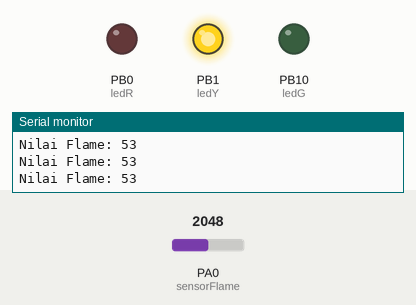
This sketch was run on a simulated STM32 Blue Pill. Parts: output pins drawn as LEDs (lit = HIGH), the last lines printed to the serial monitor. Inputs (shaded band) come from the test bench; at power-on: PA0 (sensorFlame) = 2048.

Above: at 1.3 s.
1.4 s: PA0 (sensorFlame) set to 1800
3.2 s: PA0 (sensorFlame) set to 1693
At 4.8 s:
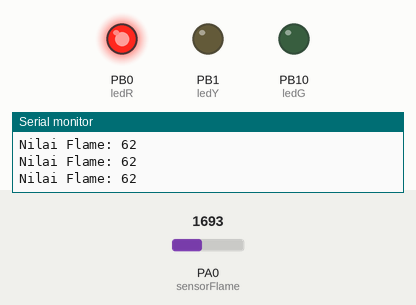
5.5 s: PA0 (sensorFlame) set to 3603
At 6.3 s:
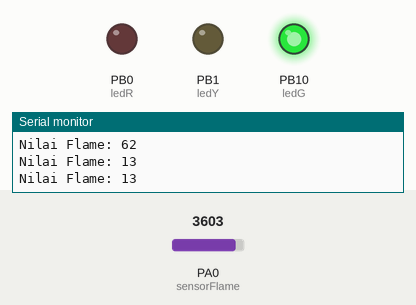
7.5 s: PA0 (sensorFlame) set to 2942
9.2 s: PA0 (sensorFlame) set to 2884
At 10.6 s:
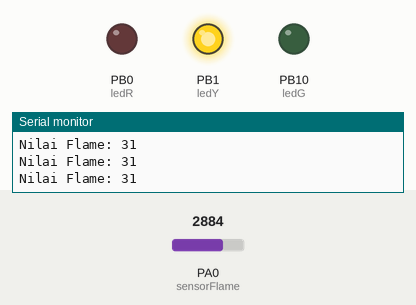
11.5 s: PA0 (sensorFlame) set to 4095
At 13.4 s:
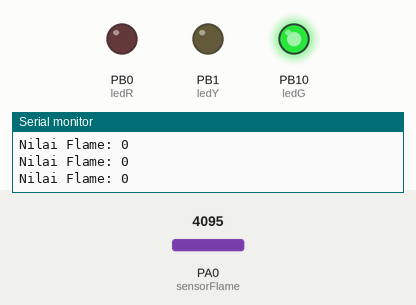
Timing chart, 0 to 14.5 s (numbered marks = the images above; inputs shaded):
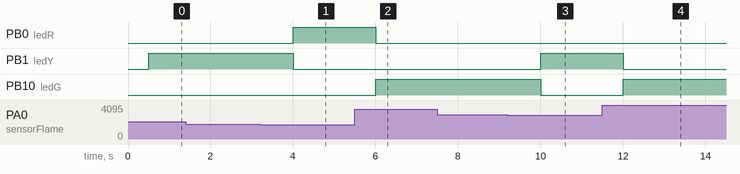

The sketch:

STM32_FLAME.ino
```cpp
//INISIALISASI
int ledR=PB0;
int ledY=PB1;
int ledG=PB10;
int sensorFlame=PA0;

void setup() {
  Serial.begin(9600);
  pinMode(ledR,OUTPUT);
  pinMode(ledY,OUTPUT);
  pinMode(ledG,OUTPUT);
  pinMode(sensorFlame,INPUT);
}

void loop() {
  //BACA SENSOR
  int bacaFlame=analogRead(sensorFlame);
      bacaFlame=map(bacaFlame,168,4095,100,0);

  //PRINT TO SERIAL
  Serial.print("Nilai Flame: ");
  Serial.print(bacaFlame);
  Serial.println();
  delay(500);

  //LOGIKA
  if(bacaFlame>=0 and bacaFlame<=30){
    digitalWrite(ledG,HIGH);
    digitalWrite(ledR,LOW);
    digitalWrite(ledY,LOW);
  }else if(bacaFlame>=31 and bacaFlame<=60){
    digitalWrite(ledY,HIGH);
    digitalWrite(ledR,LOW);
    digitalWrite(ledG,LOW);
  }else{
    digitalWrite(ledR,HIGH);
    digitalWrite(ledY,LOW);
    digitalWrite(ledG,LOW);
  }
}
```

Measured:
- the behaviour switches between 1739 and 1738 on PA0 (sensorFlame) (found by bisection; images 0 and 1)
- the behaviour switches between 2917 and 2916 on PA0 (sensorFlame) (found by bisection; images 2 and 3)
- after the input at 3.2 s, PB0 (ledR): LOW → HIGH after 0.80 s; PB1 (ledY): HIGH → LOW after 0.80 s
- after the input at 5.5 s, PB0 (ledR): HIGH → LOW after 0.50 s; PB10 (ledG): LOW → HIGH after 0.50 s
- after the input at 9.2 s, PB1 (ledY): LOW → HIGH after 0.80 s; PB10 (ledG): HIGH → LOW after 0.80 s
- after the input at 11.5 s, PB1 (ledY): HIGH → LOW after 0.51 s; PB10 (ledG): LOW → HIGH after 0.51 s
